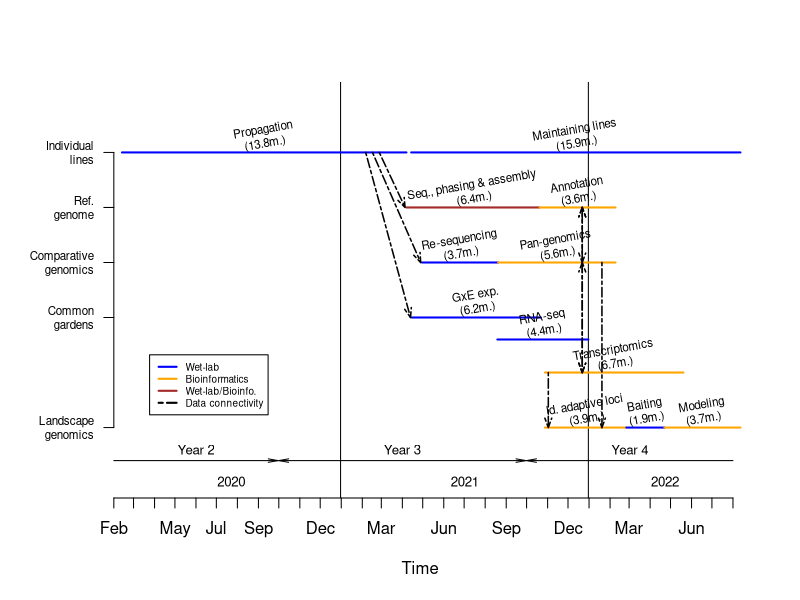

Reproduce this figure in R.
## ---- chunk 1
#Timetable

timetab <- data.frame("Objective" = c(rep("Ref. genome", 2), rep("Comparative genomics",2), rep("Common gardens", 3), rep("Landscape genomics",3), rep("Individual lines", 2)), "Task" = c("Seq., phasing & assembly", "Annotation", "Re-sequencing","Pan-genomics","GxE exp.", "RNA-seq", "Transcriptomics", "Id. adaptive loci", "Baiting", "Modeling", "Propagation", "Maintaining lines"), "Start_Date" = lubridate::mdy(rep("NA", 12)), "End_Date" = lubridate::mdy(rep("NA", 12)))

###
#Ref. genome
# G1_b2
###

#Harvesting biomass?
timetab$Start_Date[1] <- as.Date("04-07-21", tryFormats = c("%m-%d-%y")) 
#Sequencing done
timetab$End_Date[1] <- timetab$Start_Date[1] + lubridate::weeks(28)

#Genome annotation start
timetab$Start_Date[2] <- timetab$End_Date[1]
#Genome annotation end
timetab$End_Date[2] <- timetab$Start_Date[2] + lubridate::weeks(16)

#Comparative genomics (incl. re-sequencing)
#Re-sequencing
timetab$Start_Date[3] <- as.Date("04-30-21", tryFormats = c("%m-%d-%y"))
timetab$End_Date[3] <- timetab$Start_Date[3] + lubridate::weeks(16)
#Pan-genomics
timetab$Start_Date[4] <- timetab$End_Date[3]
timetab$End_Date[4] <- timetab$End_Date[2]

###
#Common gardens
# G1_b2, G2_b27
###

#When ready for GxE
timetab$Start_Date[5] <- as.Date("04-01-21", tryFormats = c("%m-%d-%y")) + lubridate::weeks(2)

#When GxE end?
timetab$End_Date[5] <- as.Date("04-09-21", tryFormats = c("%m-%d-%y")) + lubridate::weeks(28)

#RNA-Seq
timetab$Start_Date[6] <- as.Date("04-01-21", tryFormats = c("%m-%d-%y")) + lubridate::weeks(20)
timetab$End_Date[6] <- timetab$End_Date[5] + lubridate::weeks(10)

#Transcriptomics
timetab$Start_Date[7] <- timetab$Start_Date[6] + lubridate::weeks(10)
timetab$End_Date[7] <- timetab$End_Date[6] + lubridate::weeks(20)

###
#Landscape genomics
# Population sampling
###

#Identify adaptive loci
timetab$Start_Date[8] <- timetab$Start_Date[7]
timetab$End_Date[8] <- timetab$End_Date[6] + lubridate::weeks(8)

#Baiting
timetab$Start_Date[9] <- timetab$End_Date[8]
timetab$End_Date[9] <- timetab$Start_Date[9] + lubridate::weeks(8)

#Modeling
timetab$Start_Date[10] <- timetab$End_Date[9]
timetab$End_Date[10] <- timetab$Start_Date[10] + lubridate::weeks(16)

###
#Individual lines
###
#Propagation
timetab$Start_Date[11] <- as.Date("02-13-20", tryFormats = c("%m-%d-%y"))
timetab$End_Date[11] <- as.Date("04-07-21", tryFormats = c("%m-%d-%y"))
#Maintaining lines
timetab$Start_Date[12] <- timetab$End_Date[11] + lubridate::weeks(1)
timetab$End_Date[12] <- timetab$End_Date[10]

#Add col with y height
timetab$Y <- c(rep(2.5, 2), 2, 2, 1.5, 1.3, 1, rep(0.5, 3), rep(3,2))
#Add color
# Blue = wet-lab
# orange = bioinformatics
# brown = wet/bioinfo
timetab$col <- c("brown", "orange", "blue", "orange", "blue", "blue", "orange", "orange", "blue", "orange", "blue", "blue")

#Add duration (in months)
timetab$duration <- round(lubridate::time_length(x = lubridate::interval(timetab$Start_Date, timetab$End_Date), "month"),1)

###
#PLOT
###

#pdf(file = "Figures/timetable_whole_project.pdf")
#Plot timetable
plot(x=c(lubridate::floor_date(min(timetab$Start_Date), "month")-10, lubridate::round_date(max(timetab$End_Date), "month")), y= c(0,3.5), type="n", axes = F, ylab = "", xlab = "")

#Abline to separate years
abline(v =  as.Date("12-31-20", tryFormats = c("%m-%d-%y")))
abline(v =  as.Date("12-31-21", tryFormats = c("%m-%d-%y")))
#2020
text(x = as.Date(timetab$Start_Date[11]) + abs(floor((as.Date(timetab$Start_Date[11])-as.Date("12-31-20", tryFormats = c("%m-%d-%y")))/2)), y = 0.01, cex = 0.8, "2020")
#2021
text(x = as.Date("01-01-21", tryFormats = c("%m-%d-%y")) + abs(floor((as.Date("01-01-21", tryFormats = c("%m-%d-%y"))-as.Date("12-31-21", tryFormats = c("%m-%d-%y")))/2)), y = 0.01, cex = 0.8, "2021")
#2022
text(x = as.Date("01-01-22", tryFormats = c("%m-%d-%y")) + abs(floor(as.Date("01-01-22", tryFormats = c("%m-%d-%y")) - as.Date(max(timetab$End_Date)))/2), y = 0.01, cex = 0.8, "2022")

#Add customed axes
#Y axis = Individual lines
axis(side = 2, at = c(0.5, 1.5, 2, 2.5, 3), las = 2, labels = rev(gsub(" ", "\n", unique(timetab$Objective))[c(5,1,2,3,4)]), cex.axis= .7, pos=lubridate::floor_date(min(timetab$Start_Date), "month"), adj=0)

#X axis = time
datespan <- seq(from = lubridate::floor_date(min(timetab$Start_Date), "month"), to = lubridate::round_date(max(timetab$End_Date), "month"), "month")

axis(side = 1, at = datespan, labels = as.vector(lubridate::month(datespan, label = TRUE, abbr = T)))

#Add titles to axes
title(main="", xlab="Time", ylab="")

#Add segments showing tasks
segments(x0 = as.Date(timetab$Start_Date), x1 = as.Date(timetab$End_Date), y0 = as.numeric(timetab$Y), y1 = as.numeric(timetab$Y), lwd = 2, col = timetab$col)

#Print tasks next to arrows
text(x = as.Date(timetab$Start_Date) + floor((as.Date(timetab$End_Date)-as.Date(timetab$Start_Date))/2)  , y = timetab$Y+0.15, paste(as.vector(timetab$Task), "\n", "(", timetab$duration, "m.)", sep=""), srt=10, cex=.7)

#Arrows with fiscal years
#Y2
arrows(x0 = lubridate::floor_date(min(timetab$Start_Date), "month"), x1 = as.Date("09-30-20", tryFormats = c("%m-%d-%y")), y0 = 0.2, y1 = 0.2, length = 0.1, angle = 10)
text(x = lubridate::floor_date(min(timetab$Start_Date), "month") + floor((as.Date("09-30-20", tryFormats = c("%m-%d-%y"))-lubridate::floor_date(min(timetab$Start_Date), "month"))/2), y = 0.3, "Year 2", cex = 0.8)

#Y3
arrows(x0 = as.Date("10-01-20", tryFormats = c("%m-%d-%y")), x1 = as.Date("09-30-21", tryFormats = c("%m-%d-%y")), y0 = 0.2, y1 = 0.2, length = 0.1, angle = 10, code = 3)
text(x = as.Date("10-01-20", tryFormats = c("%m-%d-%y")) + floor((as.Date("09-30-21", tryFormats = c("%m-%d-%y"))-as.Date("10-01-20", tryFormats = c("%m-%d-%y")))/2), y = 0.3, "Year 3", cex = 0.8)

#Y4
arrows(x0 = as.Date("10-01-21", tryFormats = c("%m-%d-%y")), x1 = lubridate::floor_date(max(timetab$End_Date), "month"), y0 = 0.2, y1 = 0.2, length = 0.1, angle = 10, code = 1)
text(x = as.Date("10-01-21", tryFormats = c("%m-%d-%y")) + abs(floor((as.Date("10-01-21", tryFormats = c("%m-%d-%y"))-lubridate::floor_date(max(timetab$End_Date), "month"))/2)), y = 0.3, "Year 4", cex = 0.8)

#Add connections between tasks
# transcriptomics to annotation
arrows(x0 = timetab$Start_Date[7]+55, x1 = timetab$Start_Date[7]+55, y0 = timetab$Y[7], y1 = timetab$Y[2], score = 1, length = 0.1, lwd = 1.5, lty = 6, angle = 20, col = "black", code = 3)

#Annotation to pan-genomics
arrows(x0 = timetab$Start_Date[7]+55, x1 = timetab$Start_Date[7]+55, y0 = timetab$Y[2], y1 = timetab$Y[4], score = 1, length = 0.1, lwd = 1.5, lty = 6, angle = 20, col = "black", code = 3)

#pan-genomics to transcriptomics
arrows(x0 = timetab$Start_Date[7]+55, x1 = timetab$Start_Date[7]+55, y0 = timetab$Y[7], y1 = timetab$Y[4], score = 1, length = 0.1, lwd = 1.5, lty = 6, angle = 20, col = "black", code = 3)


#Pan-genomics to adaptive loci
arrows(x0 = timetab$End_Date[2]-20, x1 = timetab$End_Date[2]-20, y0 = timetab$Y[4], y1 = timetab$Y[8], score = 1, length = 0.1, lwd = 1.5, lty = 6, angle = 20, col = "black")

#Transcriptomics to adaptive loci
arrows(x0 = timetab$Start_Date[7]+5, x1 = timetab$Start_Date[7]+5, y0 = timetab$Y[7], y1 = timetab$Y[8], score = 1, length = 0.1, lwd = 1.5, lty = 6, angle = 20, col = "black")


#Propagation to sequencing
arrows(x0 = timetab$End_Date[11]-40, x1 = timetab$Start_Date[1]-2, y0 = timetab$Y[11], y1 = timetab$Y[1], score = 1, length = 0.1, lwd = 1.5, lty = 6, angle = 20, col = "black")

#Propagation to Re-sequencing
arrows(x0 = timetab$End_Date[11]-50, x1 = timetab$Start_Date[3]-2, y0 = timetab$Y[11], y1 = timetab$Y[3], score = 1, length = 0.1, lwd = 1.5, lty = 6, angle = 20, col = "black")

#Propagation to GxE
arrows(x0 = timetab$End_Date[11]-60, x1 = timetab$Start_Date[5]-2, y0 = timetab$Y[11], y1 = timetab$Y[5], score = 1, length = 0.1, lwd = 1.5, lty = 6, angle = 20, col = "black")

# Add a legend
legend("bottomleft", 
  legend = c("Wet-lab", "Bioinformatics", "Wet-lab/Bioinfo.", "Data connectivity"), 
  col = c("blue","orange", "brown", "black"), 
  lwd = rep(2, 4),
  lty = c(rep(1, 3), 6),
  horiz = F , 
  inset = c(0.1, 0.2),
  cex = 0.6)
#invisible(dev.off())

#knitr::include_graphics("Figures/timetable_whole_project.jpg")
